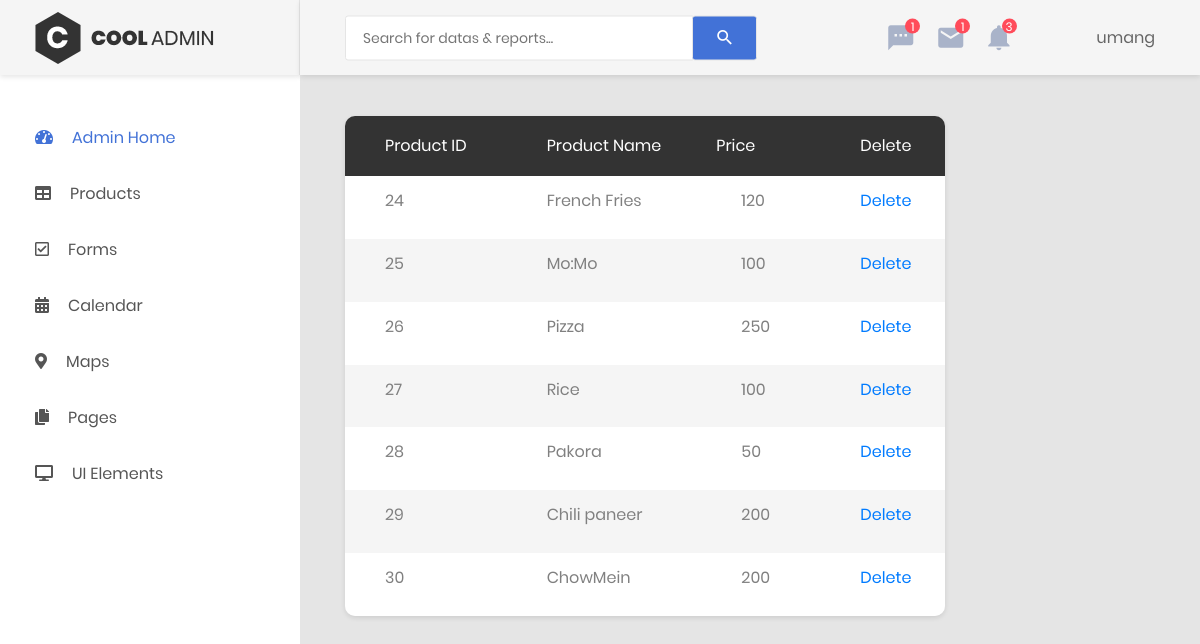
Page /CoolAdmin-master/product.php (signed in) on the committed database.
### tables this page shows
CREATE TABLE `products` (
  `id` int(11) NOT NULL,
  `name` varchar(50) NOT NULL,
  `description` text NOT NULL,
  `price` float NOT NULL,
  `shipping` float NOT NULL,
  `quantity` int(11) NOT NULL DEFAULT '5',
  `image` varchar(250) NOT NULL,
  `R_Id` int(11) NOT NULL
);

### CoolAdmin-master/product.php (the view, shortened to what this page needs)
<?php
include 'header.php';
?>
            <div class="main-content">
                <div class="section__content section__content--p30">
                    <div class="container-fluid">
                        <div class="row">
                            <div class="col-lg-9">
                                <div class="table-responsive table--no-card m-b-30">
                                    <table class="table table-borderless table-striped table-earning" style="height:500px;">
                                        <thead>
                                            <tr>
                                                <th>Product ID</th>
                                                <th>Product Name</th>
                                                <th class="text-right">price</th>
                                                <th>Delete</th>
                                            </tr>
                                        </thead>
                                        <tbody>
                                            <?php
                                            include "../includes/dbh.inc.php";
                                                $sql = 'SELECT * FROM products ORDER by id ASC';
                                                $result=mysqli_query($conn, $sql);
                                                while($row=mysqli_fetch_array($result)){
                                                    echo '<tr>
                                                    <td>'.$row["id"].'</td>
                                                    <td>'.$row["name"].'</td>
                                                    <td>'.$row["price"].'</td>
                                                    <td> <button><a href="users.php?delete&id='.$row["id"].'">Delete </a></button></td>
                                                    <td>'.$row["description"].'</td>
                                                    <td>'.$row["R_Id"].'</td>
                                                    </tr>';
                                                }
                                            ?>
                                        </tbody>
                                    </table>
                                </div>
                            </div>
    <?php
        include 'footer.php';
    ?>

### CoolAdmin-master/header.php (shortened to what this page needs)
<!DOCTYPE html>
<html lang="en">
<head>
    <link href="css/font-face.css" rel="stylesheet" media="all">
    <link href="vendor/font-awesome-4.7/css/font-awesome.min.css" rel="stylesheet" media="all">
    <link href="vendor/font-awesome-5/css/fontawesome-all.min.css" rel="stylesheet" media="all">
    <link href="vendor/mdi-font/css/material-design-iconic-font.min.css" rel="stylesheet" media="all">
    <link href="vendor/bootstrap-4.1/bootstrap.min.css" rel="stylesheet" media="all">
    <link href="vendor/animsition/animsition.min.css" rel="stylesheet" media="all">
    <link href="vendor/bootstrap-progressbar/bootstrap-progressbar-3.3.4.min.css" rel="stylesheet" media="all">
    <link href="vendor/wow/animate.css" rel="stylesheet" media="all">
    <link href="vendor/css-hamburgers/hamburgers.min.css" rel="stylesheet" media="all">
    <link href="vendor/slick/slick.css" rel="stylesheet" media="all">
    <link href="vendor/select2/select2.min.css" rel="stylesheet" media="all">
    <link href="vendor/perfect-scrollbar/perfect-scrollbar.css" rel="stylesheet" media="all">
    <link href="css/theme.css" rel="stylesheet" media="all">
</head>
<body class="animsition">
    <div class="page-wrapper">
        <aside class="menu-sidebar d-none d-lg-block">
            <div class="logo">
                <a href="#">
                    <img src="images/icon/logo.png" alt="Cool Admin" />
                </a>
            </div>
            <div class="menu-sidebar__content js-scrollbar1">
                <nav class="navbar-sidebar">
                    <ul class="list-unstyled navbar__list">
                        <li class="active has-sub">
                            <a class="js-arrow" href="#">
                                <i class="fas fa-tachometer-alt"></i>Admin Home</a>
                        </li>
                        <li>
                            <a href="product.php">
                                <i class="fas fa-table"></i>Products</a>
                        </li>
                        <li>
                            <a href="form.html">
                                <i class="far fa-check-square"></i>Forms</a>
                        </li>
                        <li>
                            <a href="#">
                                <i class="fas fa-calendar-alt"></i>Calendar</a>
                        </li>
                        <li>
                            <a href="map.html">
                                <i class="fas fa-map-marker-alt"></i>Maps</a>
                        </li>
                        <li class="has-sub">
                            <a class="js-arrow" href="#">
                                <i class="fas fa-copy"></i>Pages</a>
                        </li>
                        <li class="has-sub">
                            <a class="js-arrow" href="#">
                                <i class="fas fa-desktop"></i>UI Elements</a>
                        </li>
                    </ul>
                </nav>
            </div>
        </aside>
        <div class="page-container">
            <header class="header-desktop">
                <div class="section__content section__content--p30">
                    <div class="container-fluid">
                        <div class="header-wrap">
                            <form class="form-header" action="" method="POST">
                                <input class="au-input au-input--xl" type="text" name="search" placeholder="Search for datas &amp; reports..." />
                                <button class="au-btn--submit" type="submit">
                                    <i class="zmdi zmdi-search"></i>
                                </button>
                            </form>
                            <div class="header-button">
                                <div class="noti-wrap">
                                    <div class="noti__item js-item-menu">
                                        <i class="zmdi zmdi-comment-more"></i>
                                        <span class="quantity">1</span>
                                    </div>
                                    <div class="noti__item js-item-menu">
                                        <i class="zmdi zmdi-email"></i>
                                        <span class="quantity">1</span>
                                    </div>
                                    <div class="noti__item js-item-menu">
                                        <i class="zmdi zmdi-notifications"></i>
                                        <span class="quantity">3</span>
                                    </div>
                                </div>
                                <div class="account-wrap">
                                    <div class="account-item clearfix js-item-menu">
                                        <div class="content">
                                           <?php
                                                $user=$_SESSION['userId'];
                                                echo $user;
                                            ?>
                                        </div>
                                    </div>
                                </div>
                            </div>
                        </div>
                    </div>
                </div>
            </header>

### CoolAdmin-master/footer.php (shortened to what this page needs)
</body>
</html>

### rows in the picture
products: id "24", name "French Fries", price "120"
products: id "25", name "Mo:Mo", price "100"
products: id "26", name "Pizza", price "250"
products: id "27", name "Rice", price "100"
products: id "28", name "Pakora", price "50"
products: id "29", name "Chili paneer", price "200"
products: id "30", name "ChowMein", price "200"

### other values in the picture
$user "umang"
